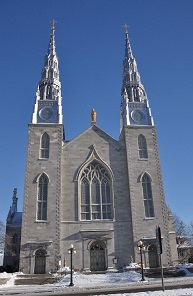
//> input picture images/church01.jpg, 193 x 296 px
$ ./patches   (built with g++ and OpenCV 4)
//> lines starting //> are read from the running program, lines starting //| are printed output that depends on the picture; after the words box and inside, x2 and y2 are one past the last pixel; in counts of white or black regions, pixels touching at a corner belong together
// [17 lines of licence text are left out]

#include <iostream>
#include <vector>
#include <opencv2/core.hpp>
#include <opencv2/imgproc.hpp>
#include <opencv2/highgui.hpp>
#include <opencv2/features2d.hpp>
#include <opencv2/objdetect.hpp>

int main()
{
	// image matching

	// 1. Read input images
	cv::Mat image1= cv::imread("church01.jpg",CV_LOAD_IMAGE_GRAYSCALE);
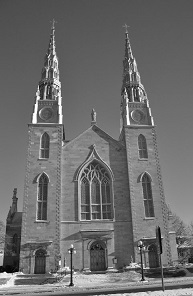
//> image1: 296 rows x 193 cols, CV_8UC1; min 0, max 255, mean 107.8
	cv::Mat image2= cv::imread("church02.jpg",CV_LOAD_IMAGE_GRAYSCALE);
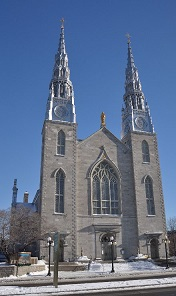
//> input picture images/church02.jpg, 176 x 296 px
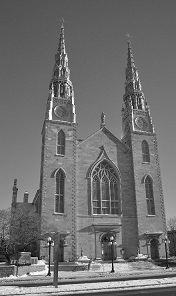
//> image2: 296 rows x 176 cols, CV_8UC1; min 0, max 255, mean 111.3

	// 2. Define keypoints vector
	std::vector<cv::KeyPoint> keypoints1;
	std::vector<cv::KeyPoint> keypoints2;

	// 3. Define feature detector
	cv::Ptr<cv::FeatureDetector> ptrDetector;           // generic detector
	ptrDetector= cv::FastFeatureDetector::create(80);   // we select the FAST detector

	// 4. Keypoint detection
	ptrDetector->detect(image1,keypoints1);
//> keypoints1 = 98 keypoints; strongest (x, y, size): (4, 272, 7), (132, 89, 7), (141, 242, 7), (128, 124, 7)
	ptrDetector->detect(image2,keypoints2);
//> keypoints2 = 90 keypoints; strongest (x, y, size): (53, 243, 7), (48, 274, 7), (133, 129, 7), (50, 117, 7)

	std::cout << "Number of keypoints (image 1): " << keypoints1.size() << std::endl;
//| Number of keypoints (image 1): 98
	std::cout << "Number of keypoints (image 2): " << keypoints2.size() << std::endl;
//| Number of keypoints (image 2): 90

	// 5. Define a square neighborhood
	const int nsize(11); // size of the neighborhood
	cv::Rect neighborhood(0, 0, nsize, nsize); // 11x11
	cv::Mat patch1;
	cv::Mat patch2;

	// 6. For all keypoints in first image
	//    find best match in second image
	cv::Mat result;
	std::vector<cv::DMatch> matches;

	//for all keypoints in image 1
	for (int i=0; i<keypoints1.size(); i++) {

		// define image patch
		neighborhood.x = keypoints1[i].pt.x-nsize/2;
		neighborhood.y = keypoints1[i].pt.y-nsize/2;

		// if neighborhood of points outside image, then continue with next point
		if (neighborhood.x<0 || neighborhood.y<0 ||
			neighborhood.x+nsize >= image1.cols || neighborhood.y+nsize >= image1.rows)
			continue;

		//patch in image 1
		patch1 = image1(neighborhood);

		// reset best correlation value;
		cv::DMatch bestMatch;

		//for all keypoints in image 2
	    for (int j=0; j<keypoints2.size(); j++) {

			// define image patch
			neighborhood.x = keypoints2[j].pt.x-nsize/2;
			neighborhood.y = keypoints2[j].pt.y-nsize/2;

			// if neighborhood of points outside image, then continue with next point
			if (neighborhood.x<0 || neighborhood.y<0 ||
				neighborhood.x + nsize >= image2.cols || neighborhood.y + nsize >= image2.rows)
				continue;

			// patch in image 2
			patch2 = image2(neighborhood);

			// match the two patches
			cv::matchTemplate(patch1,patch2,result, cv::TM_SQDIFF);

			// check if it is a best match
			if (result.at<float>(0,0) < bestMatch.distance) {

				bestMatch.distance= result.at<float>(0,0);
				bestMatch.queryIdx= i;
				bestMatch.trainIdx= j;
			}
		}

		// add the best match
		matches.push_back(bestMatch);
	}
//> this loop made 98 passes
//> after the loop, result = [704088]

	std::cout << "Number of matches: " << matches.size() << std::endl;

	// extract the 50 best matches
	std::nth_element(matches.begin(),matches.begin()+50,matches.end());
	matches.erase(matches.begin()+50,matches.end());

	std::cout << "Number of matches (after): " << matches.size() << std::endl;

	// Draw the matching results
	cv::Mat matchImage;
	cv::drawMatches(image1,keypoints1, // first image
                    image2,keypoints2, // second image
                    matches,     // vector of matches
                    matchImage,  // produced image
	                cv::Scalar(255,255,255),  // line color
		  		    cv::Scalar(255,255,255)); // point color
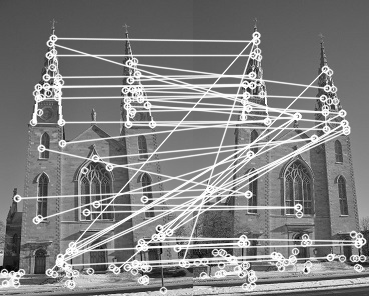
//> matchImage: 296 rows x 369 cols, CV_8UC3; min 0, max 255, mean 129.6

    // Display the image of matches
	cv::namedWindow("Matches");
	cv::imshow("Matches",matchImage);

	// Match template

	// define a template
	cv::Mat target(image1,cv::Rect(80,105,30,30));
    // Display the template
	cv::namedWindow("Template");
	cv::imshow("Template",target);

	// define search region
	cv::Mat roi(image2,
		// here top half of the image
		cv::Rect(0,0,image2.cols,image2.rows/2));

	// perform template matching
	cv::matchTemplate(
		roi,    // search region
		target, // template
		result, // result
		CV_TM_SQDIFF); // similarity measure
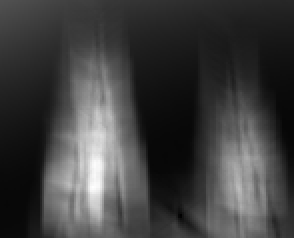
//> result: 119 rows x 147 cols, CV_32FC1 (shown 2 times larger); min 209690, max 2539769, mean 792486.9; drawn with min black and max white

	// find most similar location
	double minVal, maxVal;
	cv::Point minPt, maxPt;
	cv::minMaxLoc(result, &minVal, &maxVal, &minPt, &maxPt);
//> minVal = 209690; maxVal = 2539769; minPt = Point(90, 107); maxPt = Point(46, 93)

	// draw rectangle at most similar location
	// at minPt in this case
	cv::rectangle(roi, cv::Rect(minPt.x, minPt.y, target.cols , target.rows), 255);
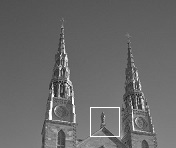
//> roi: 148 rows x 176 cols, CV_8UC1; min 14, max 255, mean 105.2
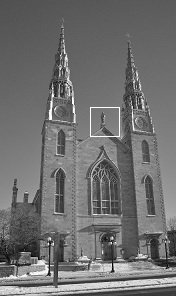
//> image2: 296 rows x 176 cols, CV_8UC1; 0.22% of pixels changed, all inside (x1, y1, x2, y2) = (90, 107, 120, 137)

    // Display the template
	cv::namedWindow("Best");
	cv::imshow("Best",image2);

	cv::waitKey();
	return 0;
}
